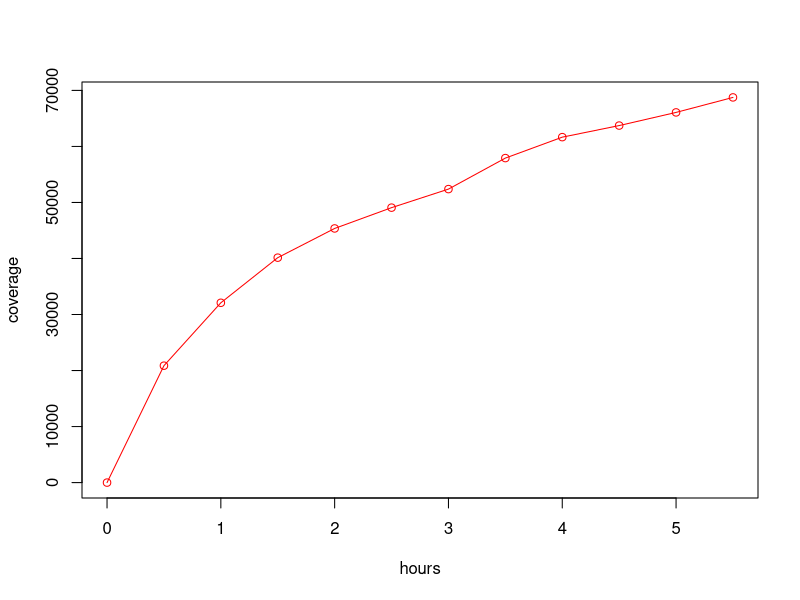

Write R code to recreate this figure. (Note: this script raises an error after producing the figure.)
hours  <- c(0, 0.5, 1, 1.5, 2, 2.5, 3, 3.5, 4, 4.5, 5, 5.5)
                #6, 6.5)
coverage <- c( 0, 20867, 32094,40146, 45361, 49074, 52384, 57919, 61656, 63724, 66072, 68748)
#, 70751, 72162)
executed <- c(4, 16887, 34177, 50857, 67793, 84879, 101877, 118553, 135152, 151270,166441, 179638)
#,196036, 212761)
crashes <- c(0, 0, 0, 0, 2, 7, 9, 12, 16, 18, 23, 36)
                 #, 36, 42)
plot(hours, coverage, type = "o", lty=1, col="red")
#lines(coverage, type = "o", col = "blue")
#### 
execut <- c(4, 16887, 34177, 50857, 67793, 84879, 101877, 118553, 135152, 151270,166441, 179638)

six_hours <- data.frame(hours, coverage, executed, crashes)

ggplot(six_hours, aes(x=hours, y=coverage)) + geom_line(aes(color=crashes), size=4 ) + geom_path()+ geom_point(color="red", size=3) 

## 5 hours with Vegas

hours <- c(0, 0.5, 1, 1.5, 2, 2.5, 3,  3.5, 4, 4.5, 5, 5.5)
coverage<-c(0,13672,22106,  28964, 32742, 35639,38281, 43046, 45393, 47777,50038, 51204)
executed <-c(5,16868,33784,50526, 67505, 83871, 100116,116678, 133275, 150156, 166598, 180327)
crashes <- c(0, 0, 2, 5, 6, 13, 20, 24, 28, 34, 39, 40)
               

plot(hours, coverage, type = "o", lty=1, col="blue")

six_hours_Vegas <- data.frame(hours, coverage, executed, crashes)
ggplot(six_hours_Vegas, aes(x=hours, y=coverage)) + geom_line(aes(color=crashes), size=4 ) + geom_path()+ geom_point(color="red", size=3) 

## combined 

hours <- c(0, 0.5, 1, 1.5, 2, 2.5, 3,  3.5, 4, 4.5, 5, 5.5)
executed_v <-c(5,16868,33784,50526, 67505, 83871, 100116,116678, 133275, 150156, 166598, 180327)
executed <- c(4, 16887, 34177, 50857, 67793, 84879, 101877, 118553, 135152, 151270,166441, 179638)
crashes_v <- c(0, 0, 2, 5, 6, 13, 20, 24, 28, 34, 39, 40)
coverage_v<-c(0,13672,22106,  28964, 32742, 35639,38281, 43046, 45393, 47777,50038, 51204)

coverage <- c( 0, 20867, 32094,40146, 45361, 49074, 52384, 57919, 61656, 63724, 66072, 68748)
executed <- c(4, 16887, 34177, 50857, 67793, 84879, 101877, 118553, 135152, 151270,166441, 179638)
crashes <- c(0, 0, 0, 0, 2, 7, 9, 12, 16, 18, 23, 36)
combined <- data.frame(hours, executed_v, executed, coverage, coverage_v, crashes, crashes_v)

ggplot(combined, aes(x=hours)) + 
  geom_line(aes(y = executed_v), color = "darkred", size=4) + 
  geom_line(aes(y = executed), color="steelblue", linetype="twodash", size=4) 

ggplot(combined, aes(x=hours)) + 
  
  geom_line(aes(y = coverage), color = "darkred", size=4) + 
  geom_line(aes(y = coverage_v), color="steelblue", linetype="twodash", size=4)+
  coord_flip(ylim = c(0,70000), xlim = c(0, 4))


ggplot(combined, aes(y=hours)) + 
  
  geom_line(aes(x = coverage), color = "darkred", size=4) + 
  geom_line(aes(x = coverage_v), color="steelblue", linetype="twodash", size=4)+
  coord_flip(xlim = c(3,40000), ylim = c(0, 4))

ggplot(combined, aes(y=executed)) + 
  ggtitle("Coverage per execution: Syzkaller Vs SyzVegas") +
  xlab("Coverage") + ylab("Execution") +
  geom_line(aes(x = coverage), color = "darkred", size=4) + 
  geom_line(aes(x = coverage_v), color="steelblue", linetype="twodash", size=4) +
#+
 # geom_label()
 
 #scale_x_discrete(name ="Coverage") +
 # scale_y_discrete(name ="Execution") +
  theme(axis.text.x = element_text(face="bold", color="#993333", 
                                   size=14, angle=45),
        axis.text.y = element_text(face="bold", color="#993333", 
                                   size=14, angle=45)) +
  theme( axis.line = element_line(colour = "darkblue", 
                                  size = 1, linetype = "solid")) + 
  geom_label(label="Syzkaller",
             x =40000,
             y= 50000) +
  geom_label(label="SyzVegas",
             x =40000,
             y= 100000)
 # coord_flip(xlim = c(3,40000), ylim = c(0, 4))


# 24 hr with Vegas

hours <- c(0, 0.5, 1, 2, 3, 4, 5 , 6 ,7, 8, 9, 10, 11, 12 ,13, 14, 16, 17, 18, 19, 20, 21, 22, 23, 24, 25, 26, 27, 28 )
coverage <- c(0, 14228, 29450, 36153,39681, 40118, 44068, 47327,51000, 54359,56143, 59710, 60905, 62023, 63539, 65063, 66358,  67984, 68697, 69826,70318,70981,71477, 72021,72268, 72779,73319, 74129,  74341 )
executed <- c(3,17883, 53228, 85688, 116627, 120188, 151381, 181584,210687, 239380,269274, 300281,330627, 358834, 389779, 422172,  451068,  482743, 512683, 543944, 574633,  598153, 625749, 652759, 682924,712136, 745800,803804, 833963)
crashes <- c(0, 0, 3,8, 11, 17, 29, 35, 40, 54, 58, 76, 86, 96, 103, 124, 138, 162,175,184,196, 205, 237, 252, 276, 287, 316, 331, 345)

twenty_four_hours_Vegas <- data.frame(hours, coverage, executed, crashes)

plot(syz_24hours, syzV_24cov, type = "o", lty=1, col="green")

library(ggplot2)
ggplot(twenty_four_hours_Vegas, aes(x=hours, y=coverage)) + geom_point() + geom_smooth(method="lm")

ggplot(twenty_four_hours_Vegas, aes(x=hours, y=coverage)) + geom_line(aes(color=crashes), size=4 ) + geom_path()+ geom_point(color="red", size=3) 




ggplot(combined, aes(x=executed)) + 
  ggtitle("Coverage per execution: Syzkaller Vs SyzVegas") +
  ylab("Coverage") + xlab("Execution") +
  geom_line(aes(y = coverage), color = "darkred", size=4) + 
  geom_line(aes(y = coverage_v), color="steelblue", linetype="twodash", size=4) +
  #+
  # geom_label()
  
  #scale_x_discrete(name ="Coverage") +
  # scale_y_discrete(name ="Execution") +
  theme(axis.text.x = element_text(face="bold", color="#993333", 
                                   size=14, angle=45),
        axis.text.y = element_text(face="bold", color="#993333", 
                                   size=14, angle=45)) +
  theme( axis.line = element_line(colour = "darkblue", 
                                  size = 1, linetype = "solid")) + 
  geom_label(label="Syzkaller",
             y =40000,
             x= 50000) +
  geom_label(label="SyzVegas",
             y =40000,
             x= 100000)
# coord_flip(xlim = c(3,40000), ylim = c(0, 4))